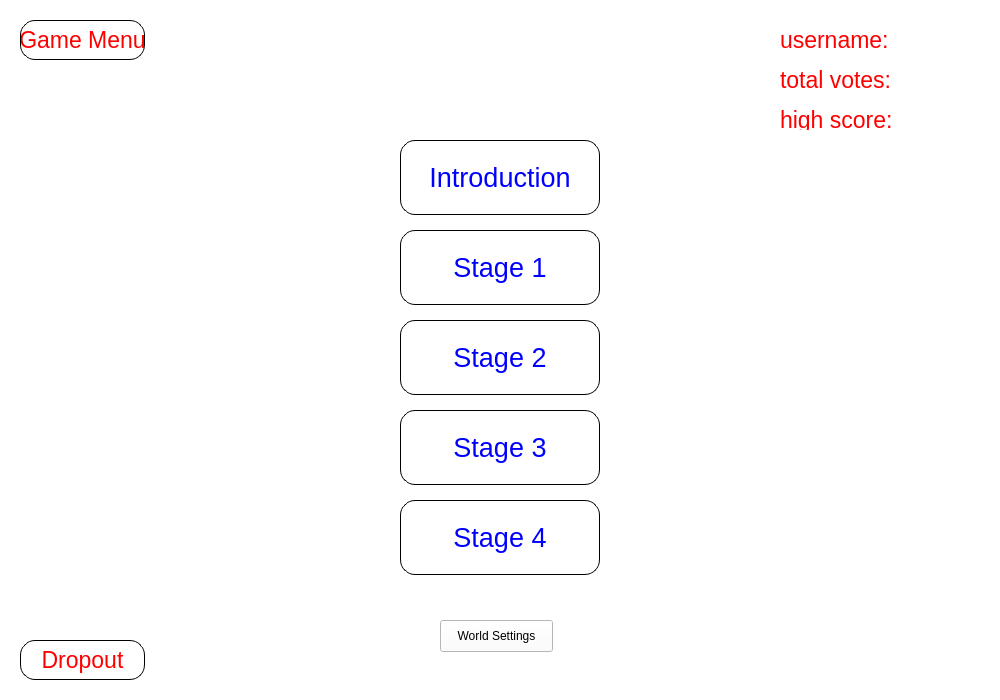
<?xml version="1.0" encoding="UTF-8"?>
<ui version="4.0">
 <class>ContinuedGameMenuWindow</class>
 <widget class="QWidget" name="ContinuedGameMenuWindow">
  <property name="geometry">
   <rect>
    <x>0</x>
    <y>0</y>
    <width>1000</width>
    <height>700</height>
   </rect>
  </property>
  <property name="windowTitle">
   <string>Debate Lobby</string>
  </property>
  <property name="styleSheet">
   <string notr="true">     background-color:white;
</string>
  </property>
  <widget class="QLabel" name="usernameLabel">
   <property name="geometry">
    <rect>
     <x>780</x>
     <y>30</y>
     <width>211</width>
     <height>20</height>
    </rect>
   </property>
   <property name="font">
    <font>
     <pointsize>17</pointsize>
    </font>
   </property>
   <property name="styleSheet">
    <string notr="true">color:red;</string>
   </property>
   <property name="text">
    <string>username:</string>
   </property>
  </widget>
  <widget class="QLabel" name="totalVotesLabel">
   <property name="geometry">
    <rect>
     <x>780</x>
     <y>70</y>
     <width>211</width>
     <height>20</height>
    </rect>
   </property>
   <property name="font">
    <font>
     <pointsize>17</pointsize>
    </font>
   </property>
   <property name="styleSheet">
    <string notr="true">color:red;
</string>
   </property>
   <property name="text">
    <string>total votes:</string>
   </property>
  </widget>
  <widget class="QPushButton" name="returnToMenuButton">
   <property name="geometry">
    <rect>
     <x>20</x>
     <y>20</y>
     <width>125</width>
     <height>40</height>
    </rect>
   </property>
   <property name="font">
    <font>
     <pointsize>17</pointsize>
    </font>
   </property>
   <property name="styleSheet">
    <string notr="true">QPushButton
{
	color:red;
	border: 1px solid #000000;
					 border-radius: 15px;
}

QPushButton:pressed
{
	color:red;
     background-color:rgba(0, 145, 255, 128);
}</string>
   </property>
   <property name="text">
    <string>Game Menu</string>
   </property>
  </widget>
  <widget class="QLabel" name="highScoreLabel">
   <property name="geometry">
    <rect>
     <x>780</x>
     <y>110</y>
     <width>211</width>
     <height>20</height>
    </rect>
   </property>
   <property name="font">
    <font>
     <pointsize>17</pointsize>
    </font>
   </property>
   <property name="styleSheet">
    <string notr="true">color:red;
</string>
   </property>
   <property name="text">
    <string>high score:</string>
   </property>
  </widget>
  <widget class="QPushButton" name="dropoutButton">
   <property name="geometry">
    <rect>
     <x>20</x>
     <y>640</y>
     <width>125</width>
     <height>40</height>
    </rect>
   </property>
   <property name="font">
    <font>
     <pointsize>17</pointsize>
    </font>
   </property>
   <property name="styleSheet">
    <string notr="true">QPushButton
{
	color:red;
	border: 1px solid #000000;
					 border-radius: 15px;
}

QPushButton:pressed
{
	color:red;
     background-color:rgba(0, 145, 255, 128);
}</string>
   </property>
   <property name="text">
    <string>Dropout</string>
   </property>
  </widget>
  <widget class="QPushButton" name="stage4Button">
   <property name="geometry">
    <rect>
     <x>400</x>
     <y>500</y>
     <width>200</width>
     <height>75</height>
    </rect>
   </property>
   <property name="font">
    <font>
     <pointsize>20</pointsize>
    </font>
   </property>
   <property name="styleSheet">
    <string notr="true">QPushButton
{
	color:blue;
	border: 1px solid #000000;
					 border-radius: 15px;
}

QPushButton:pressed
{
	color:red;
     background-color:rgba(0, 145, 255, 128);
}</string>
   </property>
   <property name="text">
    <string>Stage 4</string>
   </property>
  </widget>
  <widget class="QPushButton" name="stage1Button">
   <property name="geometry">
    <rect>
     <x>400</x>
     <y>230</y>
     <width>200</width>
     <height>75</height>
    </rect>
   </property>
   <property name="font">
    <font>
     <pointsize>20</pointsize>
    </font>
   </property>
   <property name="styleSheet">
    <string notr="true">QPushButton
{
	color:blue;
	border: 1px solid #000000;
					 border-radius: 15px;
}

QPushButton:pressed
{
	color:red;
     background-color:rgba(0, 145, 255, 128);
}</string>
   </property>
   <property name="text">
    <string>Stage 1</string>
   </property>
  </widget>
  <widget class="QPushButton" name="stage3Button">
   <property name="geometry">
    <rect>
     <x>400</x>
     <y>410</y>
     <width>200</width>
     <height>75</height>
    </rect>
   </property>
   <property name="font">
    <font>
     <pointsize>20</pointsize>
    </font>
   </property>
   <property name="styleSheet">
    <string notr="true">QPushButton
{
	color:blue;
	border: 1px solid #000000;
					 border-radius: 15px;
}

QPushButton:pressed
{
	color:red;
     background-color:rgba(0, 145, 255, 128);
}</string>
   </property>
   <property name="text">
    <string>Stage 3</string>
   </property>
  </widget>
  <widget class="QPushButton" name="stage2Button">
   <property name="geometry">
    <rect>
     <x>400</x>
     <y>320</y>
     <width>200</width>
     <height>75</height>
    </rect>
   </property>
   <property name="font">
    <font>
     <pointsize>20</pointsize>
    </font>
   </property>
   <property name="styleSheet">
    <string notr="true">QPushButton
{
	color:blue;
	border: 1px solid #000000;
					 border-radius: 15px;
}

QPushButton:pressed
{
	color:red;
     background-color:rgba(0, 145, 255, 128);
}</string>
   </property>
   <property name="text">
    <string>Stage 2</string>
   </property>
  </widget>
  <widget class="QPushButton" name="introductionButton">
   <property name="geometry">
    <rect>
     <x>400</x>
     <y>140</y>
     <width>200</width>
     <height>75</height>
    </rect>
   </property>
   <property name="font">
    <font>
     <pointsize>20</pointsize>
    </font>
   </property>
   <property name="styleSheet">
    <string notr="true">QPushButton
{
	color:blue;
	border: 1px solid #000000;
					 border-radius: 15px;
}

QPushButton:pressed
{
	color:red;
     background-color:rgba(0, 145, 255, 128);
}</string>
   </property>
   <property name="text">
    <string>Introduction</string>
   </property>
  </widget>
  <widget class="QPushButton" name="worldSettingsButton">
   <property name="geometry">
    <rect>
     <x>440</x>
     <y>620</y>
     <width>113</width>
     <height>32</height>
    </rect>
   </property>
   <property name="text">
    <string>World Settings</string>
   </property>
  </widget>
  <widget class="QLabel" name="FlagLabel">
   <property name="geometry">
    <rect>
     <x>60</x>
     <y>320</y>
     <width>271</width>
     <height>171</height>
    </rect>
   </property>
   <property name="text">
    <string/>
   </property>
   <property name="scaledContents">
    <bool>true</bool>
   </property>
  </widget>
  <widget class="QLabel" name="LibertyLabel">
   <property name="geometry">
    <rect>
     <x>620</x>
     <y>220</y>
     <width>261</width>
     <height>481</height>
    </rect>
   </property>
   <property name="styleSheet">
    <string notr="true">border-image: url(:/head/Resources/Statue_Liberty.png)</string>
   </property>
   <property name="text">
    <string/>
   </property>
  </widget>
  <widget class="QLabel" name="myCharacterLabel">
   <property name="geometry">
    <rect>
     <x>660</x>
     <y>30</y>
     <width>100</width>
     <height>100</height>
    </rect>
   </property>
   <property name="text">
    <string/>
   </property>
  </widget>
 </widget>
 <resources/>
 <connections/>
</ui>
